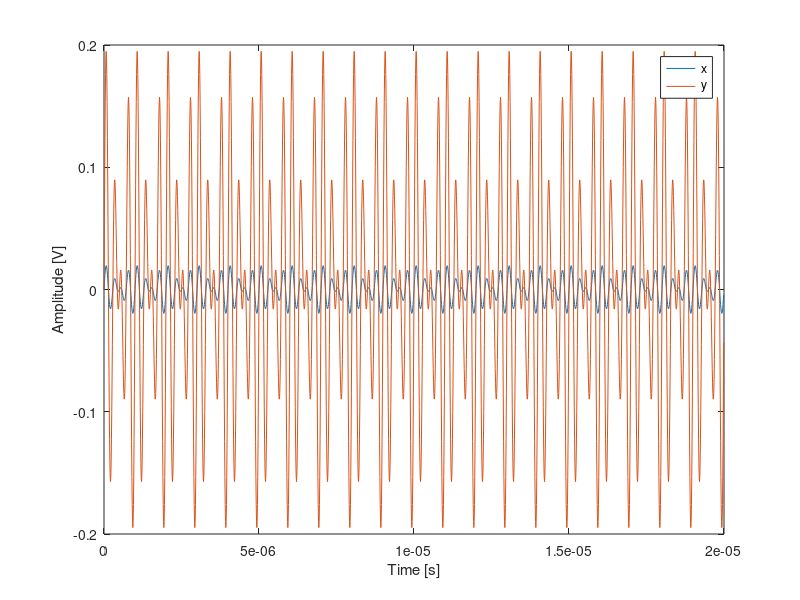
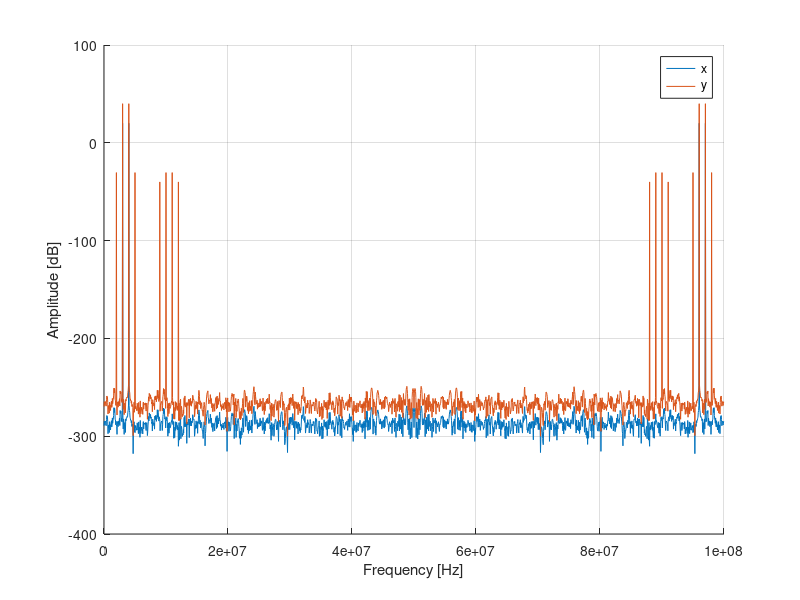

MATLAB code to generate these figures, in order:
clear;
close all;

% define input signal
% input amplitude 
A=10e-3; %[V]
% input frequency 
fin=1e6; %[Hz]
fin1=3e6; %[Hz]
fin2=4e6; %[Hz]


% number of periods to be simulated
no_periods=20; %[-]
% total simulation time
T=no_periods/fin; %[s]
% points per periond
no_points_per_period=100; %[-]
% simulation time step
dt=1/fin/no_points_per_period; %[s]
% define time vector
t=0:dt:T-dt; %[s]

% input signal
x1=A*sin(2*pi*fin1*t); %[V]
x2=A*sin(2*pi*fin2*t); %[V]
x=x1+x2; %[V]

% define amplifier
% gain
a1=10; %[-]
a3=-40;%[V^-2]

% compute output signal
y=a1*x+a3*x.^3; %[V]

%plot
plot(t,x,t,y)
xlabel('Time [s]')
ylabel('Amplitude [V]')
legend('x','y')

%compute fft
X=abs(fft(x));
XdB=20*log10(X); %[dB]
Y=abs(fft(y));
YdB=20*log10(Y); %[dB]
% FFT resolution
fres=1/T; %[Hz]
% maximum FFT frequency
fmax=1/dt; %[Hz]
% frequency vector
f=0:fres:(fmax-fres); %[Hz]

%plot FFT
figure
hold on
plot(f,XdB,f,YdB)
hold off
xlabel('Frequency [Hz]')
ylabel('Amplitude [dB]')
legend('x','y')
grid
